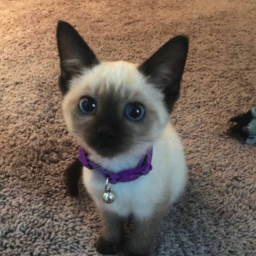
#> input picture cat256.png, 256 x 256 px
$ jupyter execute arnold.ipynb
#> lines starting #> are read from the running program, lines starting #| are printed output that depends on the picture
[cell 1]
# import library
import copy
import matplotlib.pyplot as plt
import cv2
import numpy

[cell 2]
class image:
    data:numpy.array
    height:int
    width:int
    N:int

    def __init__(self, img_path) -> None:
#> called with img_path = 'cat256.png'
        self.data = cv2.cvtColor(cv2.imread(img_path), cv2.COLOR_BGR2RGB)
        self.height, self.width, _ = self.data.shape
#> self.height = 256; self.width = 256
        self.N = self.height        # N * N image only.
#> self.N = 256

    def encode(self, times=1):       # Shuffle times default to 1
#> called with times = 1
        prev_data = self.data
        encoded_data = numpy.zeros(shape=self.data.shape)      # create new image
        for time in range(times):
            for x in range(self.height):
                for y in range(self.width):
                    new_x = (1 * x + 1 * y) % self.N
                    new_y = (1 * x + 2 * y) % self.N

                    encoded_data[new_x, new_y, :] = prev_data[x, y, :]
            prev_data = copy.deepcopy(encoded_data)
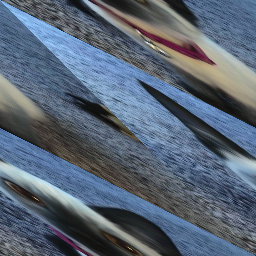
#> encoded_data: shape (256, 256, 3) float64; mean of channels 0, 1, 2 117.3, 101.4, 88.9; drawn as B, G, R

        return encoded_data.astype('uint8')

[cell 3]
cat = image("cat256.png")

fig = plt.figure()

fig.add_subplot(2,2,1)

plt.imshow(cat.data)
plt.axis('off')
plt.title("Origin")

fig.add_subplot(2,2,2)

plt.imshow(cat.encode(1))
plt.axis('off')
plt.title("First Shuffle")

fig.add_subplot(2,2,3)

plt.imshow(cat.encode(2))
#> call 2 of encode, with times = 2
#> after the loop in encode (call 2), `for time in range(times):`:
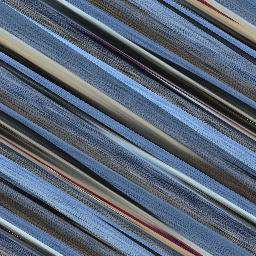
#> encoded_data: shape (256, 256, 3) float64; mean of channels 0, 1, 2 117.3, 101.4, 88.9; drawn as B, G, R
plt.axis('off')
plt.title("Second Shuffle")

fig.add_subplot(2,2,4)

plt.imshow(cat.encode(192))
plt.axis('off')
plt.title("192nd Shuffle")
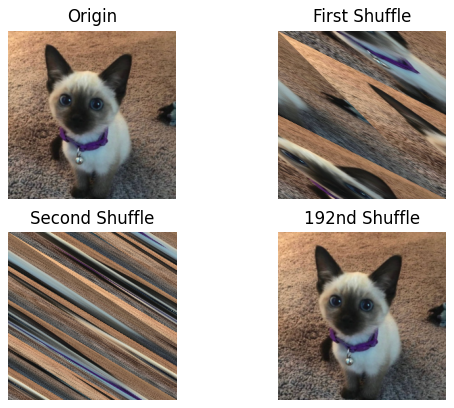
#> figure drawn by matplotlib, 4 panels
